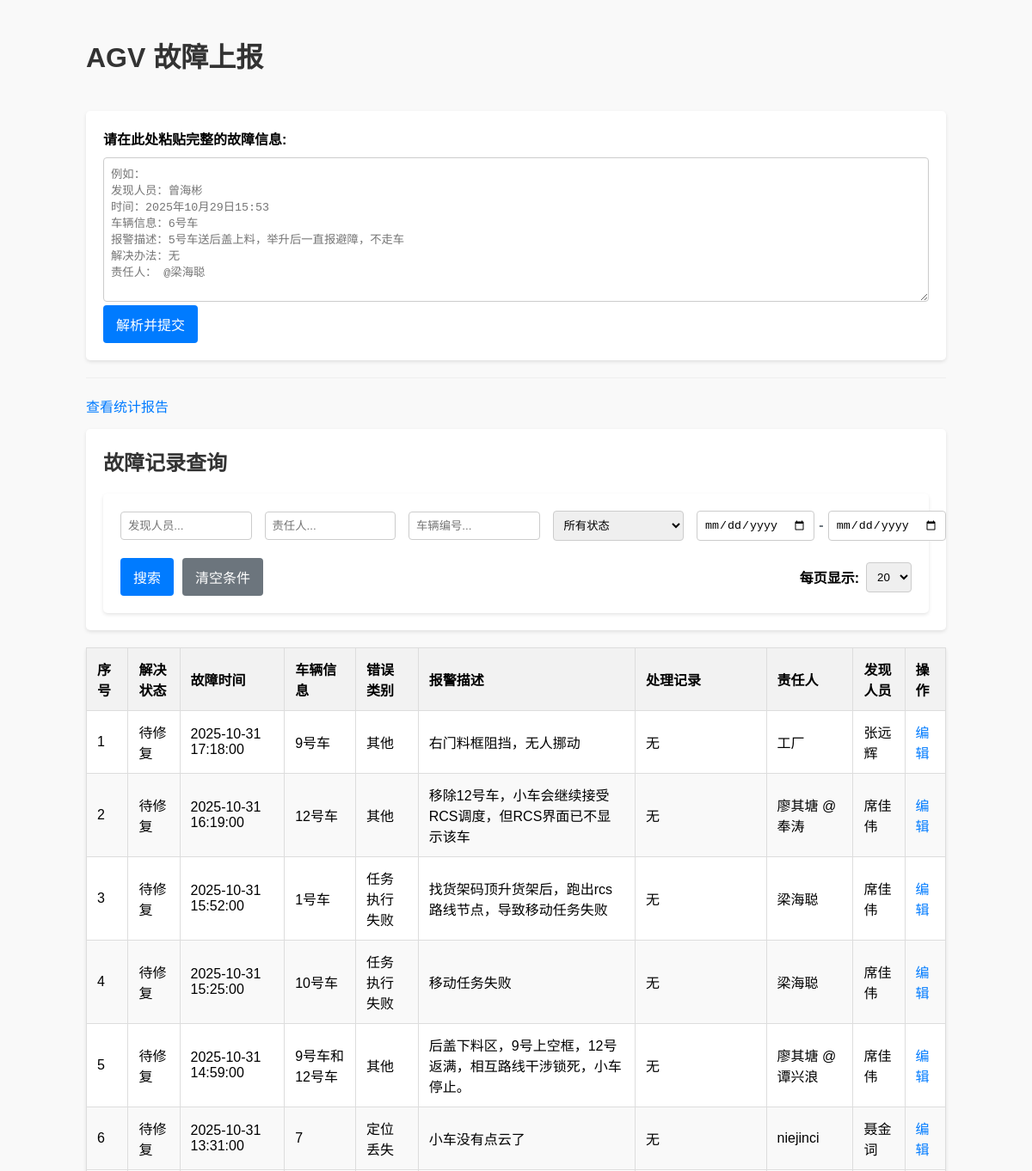
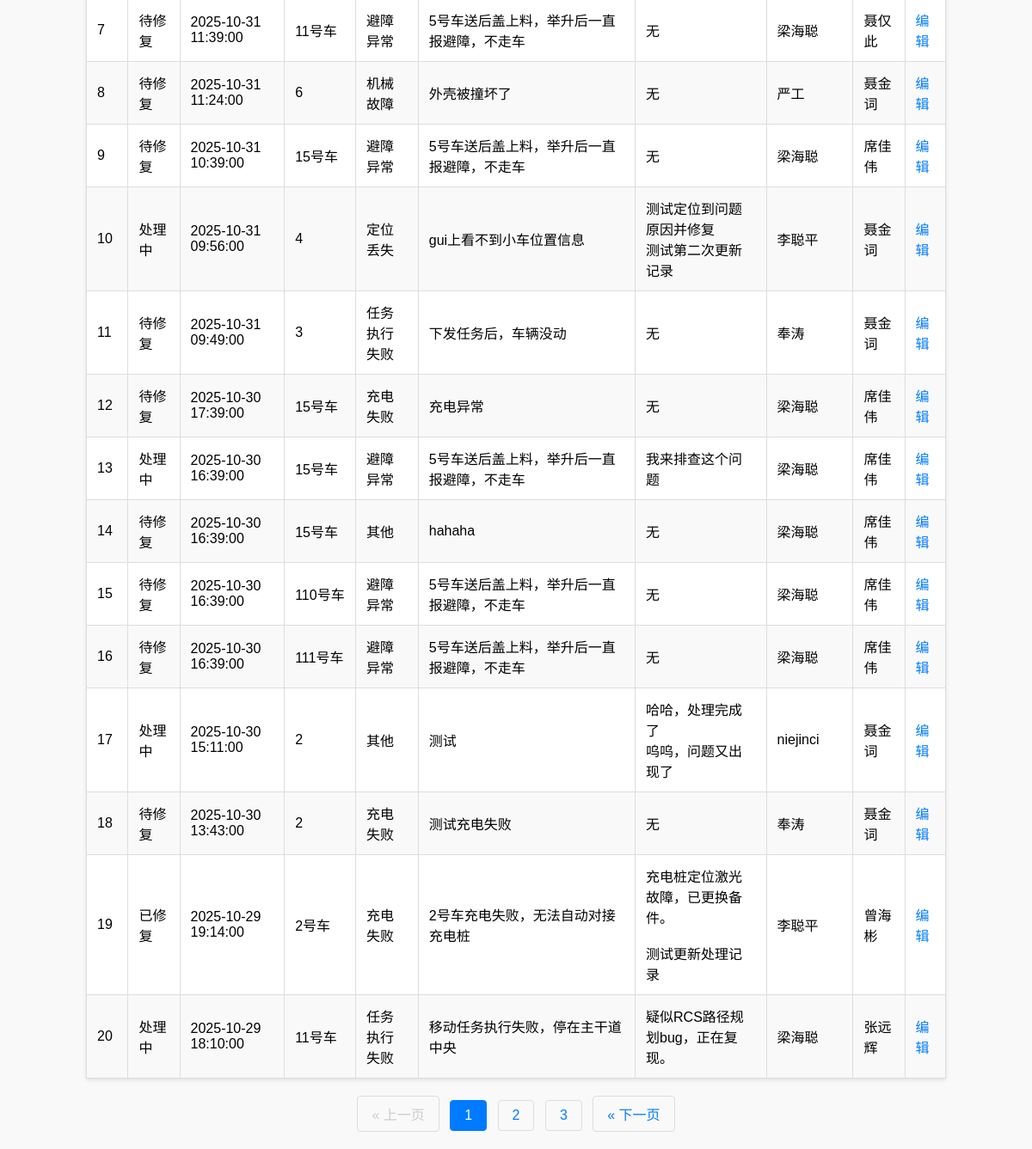
The page / on the database its author committed (2 pictures, top to bottom).
### tables this page shows
CREATE TABLE faults (
    id INTEGER PRIMARY KEY AUTOINCREMENT,                 -- 唯一ID，主键，自增
    reporter_name TEXT NOT NULL,                          -- 发现人员
    fault_time TIMESTAMP NOT NULL,                        -- 故障发生时间
    vehicle_id TEXT NOT NULL,                             -- 车辆编号
    category TEXT NOT NULL,                               -- 错误类别
    status TEXT NOT NULL DEFAULT '待修复',                  -- 解决状态 (待修复, 处理中, 已修复)
    description TEXT NOT NULL,                            -- 故障详细描述
    solution TEXT,                                        -- 解决办法 (初步)
    resolution_log TEXT,                                  -- 处理记录
    responsible_person TEXT NOT NULL,                     -- 责任人
    created_at TIMESTAMP DEFAULT CURRENT_TIMESTAMP        -- 记录创建时间
);

### app.py (the view, shortened to what this page needs)
@app.route('/', methods=['GET', 'POST'])
@limiter.limit("10 per minute", methods=['POST'])
def index():
    db = get_db()
    search_params = {
        'search_reporter': request.args.get('search_reporter', '').strip(),
        'search_responsible': request.args.get('search_responsible', '').strip(),
        'search_vehicle': request.args.get('search_vehicle', '').strip(),
        'search_status': request.args.get('search_status', '').strip(),
        'search_start_date': request.args.get('search_start_date', '').strip(),
        'search_end_date': request.args.get('search_end_date', '').strip()
    }
    where_clauses = ["1=1"]
    params = []
    if search_params['search_reporter']:
        where_clauses.append("reporter_name LIKE ?")
        params.append(f"%{search_params['search_reporter']}%")
    if search_params['search_responsible']:
        where_clauses.append("responsible_person LIKE ?")
        params.append(f"%{search_params['search_responsible']}%")
    if search_params['search_vehicle']:
        where_clauses.append("vehicle_id LIKE ?")
        params.append(f"%{search_params['search_vehicle']}%")
    if search_params['search_status']:
        where_clauses.append("status = ?")
        params.append(search_params['search_status'])
    if search_params['search_start_date']:
        where_clauses.append("fault_time >= ?")
        params.append(datetime.strptime(search_params['search_start_date'], '%Y-%m-%d'))
    if search_params['search_end_date']:
        end_date = datetime.strptime(search_params['search_end_date'], '%Y-%m-%d').replace(hour=23, minute=59, second=59)
        where_clauses.append("fault_time <= ?")
        params.append(end_date)
    where_sql = " AND ".join(where_clauses)
    allowed_per_page = [10, 20, 50]
    per_page = request.args.get('per_page', 5, type=int)
    if per_page not in allowed_per_page:
        per_page = 20 # 如果传入了无效值，强制设为默认值
    page = request.args.get('page', 1, type=int)
    total_count_query = f"SELECT COUNT(id) FROM faults WHERE {where_sql}"
    total_count = db.execute(total_count_query, params).fetchone()[0]
    total_pages = math.ceil(total_count / per_page)
    if page > total_pages and total_pages > 0:
        page = total_pages
    offset = (page - 1) * per_page
    faults_query = f"SELECT * FROM faults WHERE {where_sql} ORDER BY fault_time DESC LIMIT ? OFFSET ?"
    if app.config.get('DEBUG_SQL'):
        print("\n--- DEBUG SQL (Fetch Page Data) ---")
        print("Query:", faults_query)
        print("Params:", params + [per_page, offset])
        print("---------------------------------\n")
    faults = db.execute(faults_query, params + [per_page, offset]).fetchall()
    active_tab = 'quick'
    return render_template(
        'index.html',
        faults=faults,
        categories=FAULT_CATEGORIES,
        statuses=FAULT_STATUSES, # 将状态列表也传给前端
        active_tab=active_tab,
        page=page,
        total_pages=total_pages,
        per_page=per_page,
        allowed_per_page=allowed_per_page,
        search_params=search_params # 将搜索参数传回，用于填充表单
    )

### app.py (called while the page is built)
def get_db():
    db = getattr(g, '_database', None)
    if db is None:
        db = g._database = sqlite3.connect(DATABASE)
        db.row_factory = sqlite3.Row
    return db

@app.teardown_appcontext
def close_connection(exception):
    db = getattr(g, '_database', None)
    if db is not None:
        db.close()

### templates/index.html (shortened to what this page needs)
<!DOCTYPE html>
<html lang="zh-CN">
<head>
    <link rel="stylesheet" href="{{ url_for('static', filename='style.css') }}">
</head>
<body>
    <h1>AGV 故障上报</h1>
    <div class="tab-container">
        <div id="quick" class="tab-content {% if active_tab == 'quick' %}active{% endif %}">
            <form action="{{ url_for('parse_fault') }}" method="post">
                <label>请在此处粘贴完整的故障信息:</label>
                <textarea name="raw_text" rows="10" required placeholder="例如：&#10;发现人员：曾海彬&#10;时间：2025年10月29日15:53&#10;车辆信息：6号车&#10;报警描述：5号车送后盖上料，举升后一直报避障，不走车&#10;解决办法：无&#10;责任人： @梁海聪"></textarea>
                <button type="submit">解析并提交</button>
            </form>
        </div>
    </div>
    <hr>
    <div class="nav-links">
        <a href="{{ url_for('statistics') }}">查看统计报告</a>
    </div>
    <div class="search-form">
        <h2>故障记录查询</h2>
        <form action="{{ url_for('index') }}" method="get" id="search-form">
            <div class="form-flex-container">
                <input type="text" name="search_reporter" placeholder="发现人员..." value="{{ search_params.search_reporter or '' }}">
                <input type="text" name="search_responsible" placeholder="责任人..." value="{{ search_params.search_responsible or '' }}">
                <input type="text" name="search_vehicle" placeholder="车辆编号..." value="{{ search_params.search_vehicle or '' }}">
                <select name="search_status">
                    <option value="">所有状态</option>
                </select>
                <div class="date-range-group">
                    <input type="date" name="search_start_date" value="{{ search_params.search_start_date or '' }}" title="开始日期">
                    <span class="date-separator">-</span>
                    <input type="date" name="search_end_date" value="{{ search_params.search_end_date or '' }}" title="结束日期">
                </div>
            </div>
            <div class="form-actions">
                <button type="submit">搜索</button>
                <a href="{{ url_for('index') }}" class="button-clear">清空条件</a>
                <div class="per-page-selector">
                    <label for="per_page_select">每页显示:</label>
                    <select id="per_page_select" name="per_page" onchange="this.form.submit();">
                        {% for count in allowed_per_page %}
                            <option value="{{ count }}" {% if count == per_page %}selected{% endif %}>
                                {{ count }}
                            </option>
                        {% endfor %}
                    </select>
                </div>
            </div>
        </form>
    </div>
    <table>
        <thead>
            <tr>
                <th>序号</th>
                <th>解决状态</th>
                <th>故障时间</th>
                <th>车辆信息</th>
                <th>错误类别</th>
                <th>报警描述</th>
                <th>处理记录</th>
                <th>责任人</th>
                <th>发现人员</th>
                <th>操作</th>
            </tr>
        </thead>
        <tbody>
            {% for fault in faults %}
            <tr>
                <td>{{ (page - 1) * per_page + loop.index }}</td>
                <td class="status-{{ fault.status }}">{{ fault.status }}</td>
                <td>{{ fault.fault_time }}</td>
                <td>{{ fault.vehicle_id }}</td>
                <td>{{ fault.category }}</td>
                <td class="preserve-whitespace">{{ fault.description }}</td>
                <td class="preserve-whitespace">{{ fault.resolution_log or '无' }}</td>
                <td>{{ fault.responsible_person }}</td>
                <td>{{ fault.reporter_name }}</td>
                <td><a href="{{ url_for('edit_fault', fault_id=fault.id) }}">编辑</a></td>
            </tr>
            {% endfor %}
        </tbody>
    </table>
    {% if total_pages > 1 %}
    <div class="pagination">
        {% set all_params = request.args.to_dict() %}
        {% if page > 1 %}
            {% set _ = all_params.update({'page': page - 1}) %}
            <a href="{{ url_for('index', **all_params) }}">&laquo; 上一页</a>
        {% else %}
            <span class="disabled">&laquo; 上一页</span>
        {% endif %}
        {% for p in range(1, total_pages + 1) %}
            {% if p == page %}
                <span class="active">{{ p }}</span>
            {% else %}
                {% set _ = all_params.update({'page': p}) %}
                <a href="{{ url_for('index', **all_params) }}">{{ p }}</a>
            {% endif %}
        {% endfor %}
        {% if page < total_pages %}
            {% set _ = all_params.update({'page': page + 1}) %}
            <a href="{{ url_for('index', **all_params) }}">&laquo; 下一页</a>
        {% else %}
            <span class="disabled">下一页 &raquo;</span>
        {% endif %}
    </div>
    {% endif %}
</body>
</html>

### static/style.css (style rules this page uses)
body { font-family: sans-serif; max-width: 1000px; margin: 0 auto; padding: 20px; background-color: #f9f9f9; }
h1, h2 { color: #333; }
a { color: #007bff; text-decoration: none; }
hr { border: none; border-top: 1px solid #eee; margin: 20px 0; }
.nav-links { margin: 15px 0; }
form { background: #fff; padding: 20px; border-radius: 5px; box-shadow: 0 2px 4px rgba(0,0,0,0.1); }
form label { display: block; margin-bottom: 10px; font-weight: bold; }
form input[type="text"], form input[type="datetime-local"], form input[type="date"], form select, form textarea { width: 100%; padding: 8px; box-sizing: border-box; border: 1px solid #ccc; border-radius: 4px; }
form button { background-color: #007bff; color: white; padding: 10px 15px; border: none; border-radius: 4px; cursor: pointer; font-size: 16px; }
table { width: 100%; border-collapse: collapse; margin-top: 20px; background-color: #fff; box-shadow: 0 2px 4px rgba(0,0,0,0.1); }
th, td { border: 1px solid #dddddd; text-align: left; padding: 12px; }
thead th { background-color: #f2f2f2; font-weight: bold; }
tbody tr:nth-child(even) { background-color: #f9f9f9; }
td.preserve-whitespace { white-space: pre-wrap; }
.tab-container { margin-top: 20px; }
.tab-content { display: none; padding-top: 20px; }
.tab-content.active { display: block; }
.pagination { margin-top: 20px; text-align: center; }
.pagination a, .pagination span { display: inline-block; padding: 8px 16px; margin: 0 4px; border: 1px solid #ddd; color: #007bff; text-decoration: none; border-radius: 4px; transition: background-color .3s; }
.pagination span.active { background-color: #007bff; color: white; border-color: #007bff; }
.pagination span.disabled { color: #ccc; border-color: #ddd; cursor: not-allowed; }
.search-form { background: #fff; padding: 20px; border-radius: 5px; box-shadow: 0 2px 4px rgba(0,0,0,0.1); margin-bottom: 20px; }
.search-form h2 { margin-top: 0; }
.form-flex-container { display: flex; flex-wrap: wrap; gap: 15px; align-items: center; }
.form-flex-container > input, .form-flex-container > select { flex: 1; min-width: 150px; }
.date-range-group { display: flex; align-items: center; gap: 5px; flex: 1.5; min-width: 250px; }
.date-separator { color: #6c757d; font-weight: bold; }
.form-actions { margin-top: 20px; display: flex; gap: 10px; align-items: center; flex-wrap: wrap; }
.button-clear { background-color: #6c757d; color: white; padding: 10px 15px; border-radius: 4px; font-size: 16px; text-align: center; }
.per-page-selector { display: flex; align-items: center; gap: 8px; margin-left: auto; }
.per-page-selector label { display: inline; margin-bottom: 0; white-space: nowrap; }

### rows shown on the page
faults: index "1", status "待修复", fault_time "2025-10-31 17:18:00", vehicle_id "9号车", category "其他", description "右门料框阻挡，无人挪动", resolution_log "无", responsible_person "工厂", reporter_name "张远辉"
faults: index "2", status "待修复", fault_time "2025-10-31 16:19:00", vehicle_id "12号车", category "其他", description "移除12号车，小车会继续接受RCS调度，但RCS界面已不显示该车", solution "无", responsible_person "廖其塘 @奉涛", reporter_name "席佳伟"
faults: index "3", status "待修复", fault_time "2025-10-31 15:52:00", vehicle_id "1号车", category "任务执行失败", description "找货架码顶升货架后，跑出rcs路线节点，导致移动任务失败", resolution_log "无", responsible_person "梁海聪", reporter_name "席佳伟"
faults: index "4", status "待修复", fault_time "2025-10-31 15:25:00", vehicle_id "10号车", category "任务执行失败", description "移动任务失败", resolution_log "无", responsible_person "梁海聪", reporter_name "席佳伟"
faults: index "5", status "待修复", fault_time "2025-10-31 14:59:00", vehicle_id "9号车和12号车", category "其他", description "后盖下料区，9号上空框，12号返满，相互路线干涉锁死，小车停止。", resolution_log "无", responsible_person "廖其塘 @谭兴浪", reporter_name "席佳伟"
faults: index "6", status "待修复", fault_time "2025-10-31 13:31:00", vehicle_id "7", category "定位丢失", description "小车没有点云了", resolution_log "无", responsible_person "niejinci", reporter_name "聂金词"
faults: index "7", status "待修复", fault_time "2025-10-31 11:39:00", vehicle_id "11号车", category "避障异常", description "5号车送后盖上料，举升后一直报避障，不走车", solution "无", responsible_person "梁海聪", reporter_name "聂仅此"
faults: index "8", status "待修复", fault_time "2025-10-31 11:24:00", vehicle_id "6", category "机械故障", description "外壳被撞坏了", resolution_log "无", responsible_person "严工", reporter_name "聂金词"
faults: index "9", status "待修复", fault_time "2025-10-31 10:39:00", vehicle_id "15号车", category "避障异常", description "5号车送后盖上料，举升后一直报避障，不走车", solution "无", responsible_person "梁海聪", reporter_name "席佳伟"
faults: index "10", status "处理中", fault_time "2025-10-31 09:56:00", vehicle_id "4", category "定位丢失", description "gui上看不到小车位置信息", resolution_log "测试定位到问题原因并修复 测试第二次更新记录", responsible_person "李聪平", reporter_name "聂金词"
faults: index "11", status "待修复", fault_time "2025-10-31 09:49:00", vehicle_id "3", category "任务执行失败", description "下发任务后，车辆没动", resolution_log "无", responsible_person "奉涛", reporter_name "聂金词"
faults: index "12", status "待修复", fault_time "2025-10-30 17:39:00", vehicle_id "15号车", category "充电失败", description "充电异常", solution "无", responsible_person "梁海聪", reporter_name "席佳伟"
faults: index "13", status "处理中", fault_time "2025-10-30 16:39:00", vehicle_id "15号车", category "避障异常", description "5号车送后盖上料，举升后一直报避障，不走车", resolution_log "我来排查这个问题", responsible_person "梁海聪", reporter_name "席佳伟"
faults: index "14", status "待修复", fault_time "2025-10-30 16:39:00", vehicle_id "15号车", category "其他", description "hahaha", solution "无", responsible_person "梁海聪", reporter_name "席佳伟"
faults: index "15", status "待修复", fault_time "2025-10-30 16:39:00", vehicle_id "110号车", category "避障异常", description "5号车送后盖上料，举升后一直报避障，不走车", solution "无", responsible_person "梁海聪", reporter_name "席佳伟"
faults: index "16", status "待修复", fault_time "2025-10-30 16:39:00", vehicle_id "111号车", category "避障异常", description "5号车送后盖上料，举升后一直报避障，不走车", solution "无", responsible_person "梁海聪", reporter_name "席佳伟"
faults: index "17", status "处理中", fault_time "2025-10-30 15:11:00", vehicle_id "2", category "其他", description "测试", resolution_log "哈哈，处理完成了 呜呜，问题又出现了", responsible_person "niejinci", reporter_name "聂金词"
faults: index "18", status "待修复", fault_time "2025-10-30 13:43:00", vehicle_id "2", category "充电失败", description "测试充电失败", resolution_log "无", responsible_person "奉涛", reporter_name "聂金词"
faults: index "19", status "已修复", fault_time "2025-10-29 19:14:00", vehicle_id "2号车", category "充电失败", description "2号车充电失败，无法自动对接充电桩", resolution_log "充电桩定位激光故障，已更换备件。 测试更新处理记录", responsible_person "李聪平", reporter_name "曾海彬"
faults: index "20", status "处理中", fault_time "2025-10-29 18:10:00", vehicle_id "11号车", category "任务执行失败", description "移动任务执行失败，停在主干道中央", resolution_log "疑似RCS路径规划bug，正在复现。", responsible_person "梁海聪", reporter_name "张远辉"

### other values the page prints
{{ p }} "1"
{{ p }} "2" "3"
form field per_page "20"
